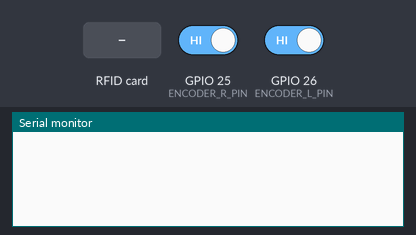
The program below on a simulated ESP32. On the bench: the last lines printed to the serial monitor. Inputs (shaded band) come from the test bench; at power-on: GPIO 25 (ENCODER_R_PIN) HIGH, GPIO 26 (ENCODER_L_PIN) HIGH.

Above: at 2.7 s.
2.8 s: RFID card FF C2 9C 26 held to the reader
At 3.9 s:
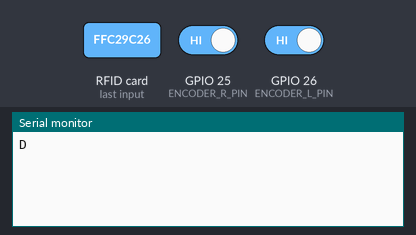
4.3 s: RFID card 5E 7A 19 C4 held to the reader
At 5.0 s:
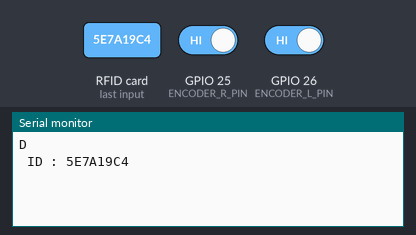

The program:

main.cpp
```cpp
#define DEBUG 0

// PIN FOR RFID
#define RST_PIN 22
#define SS_PIN 21


#define SerialToPC Serial
#define DebugSerial Serial

#define BAUDRATE_PC_SERIAL 9600
#define BAUDRATE_DEBUG_SERIAL 115200


#define COMMAND_FOR_PRESS SerialToPC.println("P")
#define COMMAND_FOR_RIGHT SerialToPC.println("R")
#define COMMAND_FOR_LEFT SerialToPC.println("L")

#define ENCODER_P_PIN 33
#define ENCODER_L_PIN 26
#define ENCODER_R_PIN 25

#define SENSITIVITY 2
#define DELAY_TIME_IN_ms 500


#define TAG1 "48B422"
#define TAG2 "5CE4C4B"
#define TAG3 "585DD99"
#define TAG4 "FFC29C26"

#define CMD_FOR_TAG1 SerialToPC.println("A")
#define CMD_FOR_TAG2 SerialToPC.println("B")
#define CMD_FOR_TAG3 SerialToPC.println("C")
#define CMD_FOR_TAG4 SerialToPC.println("D")

#include <Arduino.h>

#include <SPI.h>
#include <MFRC522.h>

uint8_t encoder_l_counter = 0;
uint8_t encoder_r_counter = 0;

bool currentState;
bool lastState;
TaskHandle_t Task1;
TaskHandle_t Task2;

byte readCard[4];
String tagID = "";

// Create instances
MFRC522 mfrc522(SS_PIN, RST_PIN);

 void read_encoder()
 {
   currentState = digitalRead(ENCODER_L_PIN);
   if (currentState != lastState)
    {
     if (digitalRead(ENCODER_R_PIN) != currentState) { encoder_l_counter++; encoder_r_counter =0; if(encoder_l_counter > SENSITIVITY){ COMMAND_FOR_LEFT; encoder_l_counter=0; delay(DELAY_TIME_IN_ms);} }
     else {encoder_r_counter ++; encoder_l_counter =0; if(encoder_r_counter > SENSITIVITY) { COMMAND_FOR_RIGHT; encoder_r_counter =0; delay(DELAY_TIME_IN_ms);} }
    }
  //  else if(!digitalRead(ENCODER_P_PIN)){ COMMAND_FOR_PRESS; while(!digitalRead(ENCODER_P_PIN)){yield();}}
   lastState = currentState;
 }

//Read new tag if available
boolean getID()
{
  // Getting ready for Reading PICCs
  if ( ! mfrc522.PICC_IsNewCardPresent()) { //If a new PICC placed to RFID reader continue
  return false;
  }
  if ( ! mfrc522.PICC_ReadCardSerial()) { //Since a PICC placed get Serial and continue
  return false;
  }
  tagID = "";
  for ( uint8_t i = 0; i < 4; i++) { // The MIFARE PICCs that we use have 4 byte UID
  //readCard[i] = mfrc522.uid.uidByte[i];
  tagID.concat(String(mfrc522.uid.uidByte[i], HEX)); // Adds the 4 bytes in a single String variable
  }
  tagID.toUpperCase();
  mfrc522.PICC_HaltA(); // Stop reading
  return true;
}

void checkID()
{
  while (getID())
  {
    if (tagID == TAG1)
    {
      CMD_FOR_TAG1;
      if (DEBUG){ DebugSerial.println("TAG 1");}
      }
    else if (tagID == TAG2)
    {
      CMD_FOR_TAG2;
      if (DEBUG){ DebugSerial.println("TAG 2");}
    }
    else if (tagID == TAG3)
    {
      CMD_FOR_TAG3;
      if (DEBUG){ DebugSerial.println("TAG 3");}
    }
    else if (tagID == TAG4)
    {
      CMD_FOR_TAG4;
      if (DEBUG){ DebugSerial.println("TAG 4");}
    }
    else {
    DebugSerial.println(" ID : " + String (tagID));
    if (DEBUG) { DebugSerial.println("Unknown Card");}}

    if (DEBUG){DebugSerial.println(" ID : " + String (tagID));}
  }
}
void core_zero_loop()
{
  checkID();
  delay(1);
}

void Task1code( void * pvParameters ){ for(;;){ core_zero_loop(); yield();} }
void Task2code( void * pvParameters ){ for(;;){yield();} }


void dual_core_setup()
{
  delay(500);
  xTaskCreatePinnedToCore(Task1code,"Task1",10000,NULL,1,&Task1,0);
  delay(500);
  xTaskCreatePinnedToCore(Task2code,"Task2",10000,NULL,1,&Task2,1);
  delay(500);
}

void setup()
{
  // Initiating

  SerialToPC.begin(BAUDRATE_PC_SERIAL);
  SPI.begin(); // SPI bus
  mfrc522.PCD_Init(); // MFRC522

  pinMode(ENCODER_P_PIN,INPUT_PULLUP);
  pinMode(ENCODER_L_PIN,INPUT_PULLUP);
  pinMode(ENCODER_R_PIN,INPUT_PULLUP);
  dual_core_setup();

}


void loop()
{
  read_encoder();
}
```

Measured:
- after the input at 2.8 s, the serial monitor: prints a new line at once (image 1)
- after the input at 4.3 s, the serial monitor: prints a new line at once (image 2)
